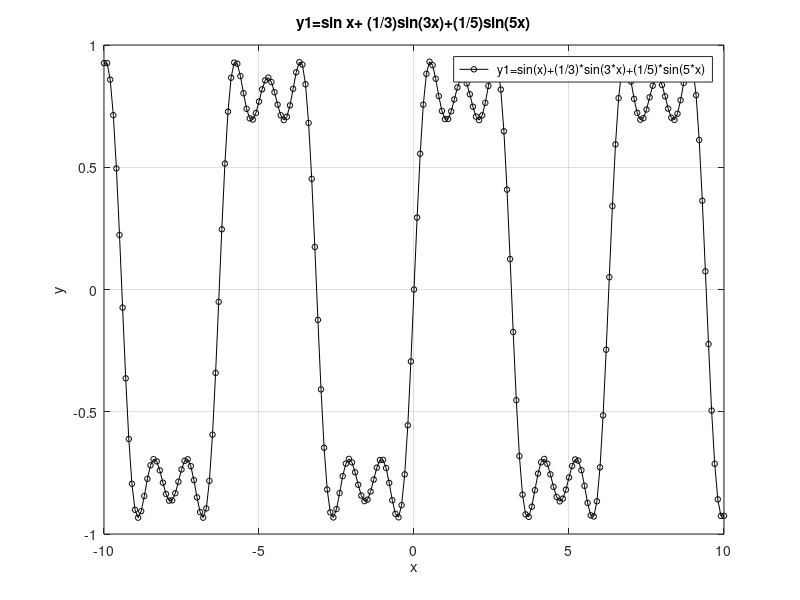
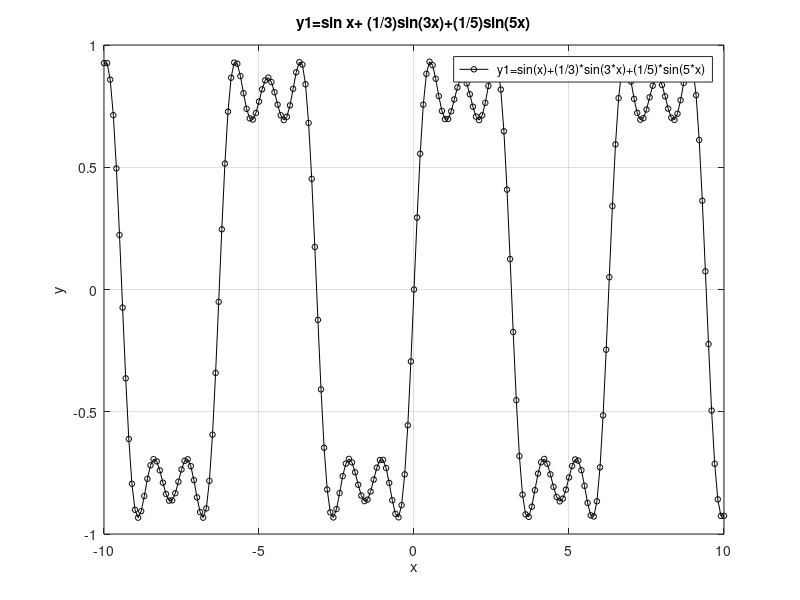

Reproduce these figures in MATLAB, in order.
% Формирование массива x:
x=-10:0.1:10;
% Формирование массива y.
y1=sin(x)+1/3*sin(3*x)+1/5*sin(5*x);
% Построение графика функции:
plot(x,y1, "-ok; y1=sin(x)+(1/3)*sin(3*x)+(1/5)*sin(5*x);","markersize",4)
% Отображение сетки на графике
grid on;
% Подпись оси X:
xlabel('x');
% Подпись оси Y:
ylabel('y');
% Название графика:
title('y1=sin x+ (1/3)sin(3x)+(1/5)sin(5x)');
% Экспорт рисунка в файл .eps:
print ("plot-sin.eps", "-mono", "-FArial:16", "-deps")
% Экспорт рисунка в файл .png:
print("plot-sin.png");

